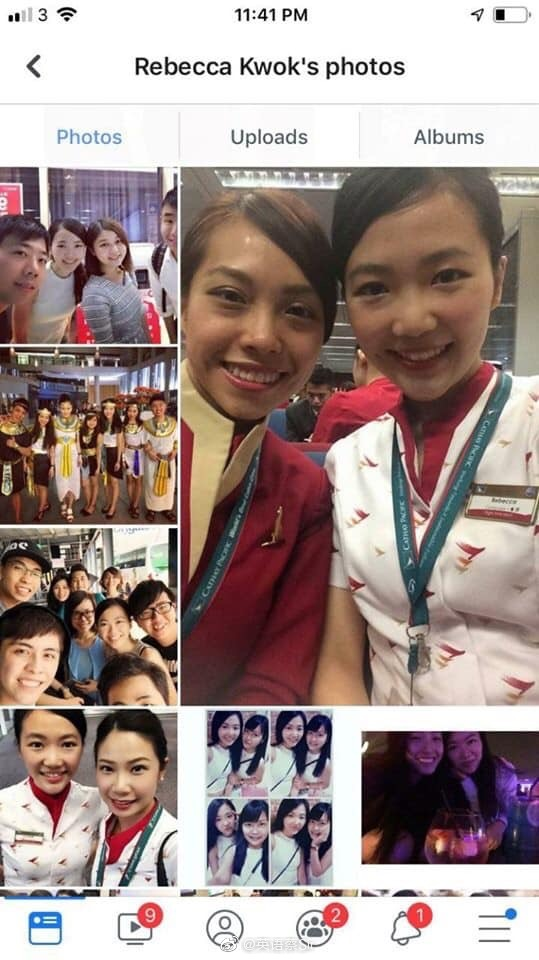
#> input picture resources/zhengjianzhaoshibie11.jpg, 539 x 960 px, found by its file name
$ python '09-Haar_adaboost人脸识别.py'
#> lines starting #> are read from the running program, lines starting #| are printed output that depends on the picture; after the words box and inside, x2 and y2 are one past the last pixel; in counts of white or black regions, pixels touching at a corner belong together
import cv2
import numpy as np

face_xml = cv2.CascadeClassifier('c:/Users/admin/Desktop/dll/resources/haarcascade_frontalface_default.xml')
eye_xml = cv2.CascadeClassifier('c:/Users/admin/Desktop/dll/resources/haarcascade_eye.xml')

# load img

# imgFn = 'C:/Users/admin/Desktop/dll/resources/image_%02d.jpg' % 1
imgFn = 'C:/Users/admin/Desktop/dll/resources/zhengjianzhaoshibie11.jpg'
img = cv2.imread(imgFn)
#> img is the input picture: shape (960, 539, 3); mean B, G, R 140.4, 144.1, 162.3
cv2.imshow('img', img)

# haar gray
gray = cv2.cvtColor(img, cv2.COLOR_BGR2GRAY)
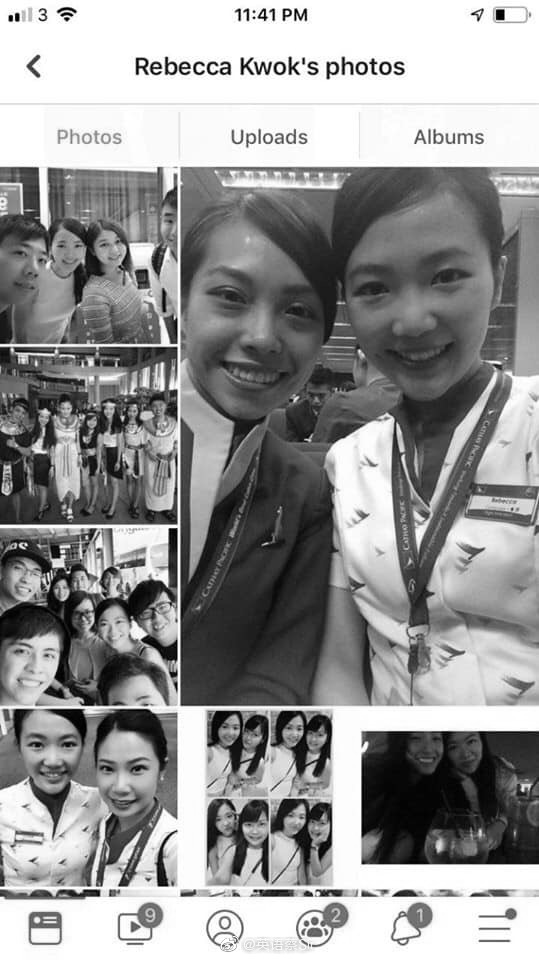
#> gray: shape (960, 539); min 0, max 255, mean 149.2

# detect
faces = face_xml.detectMultiScale(gray, 1.3, 5)  # 灰度图
#> faces = [[88, 225, 48, 48], [8, 631, 59, 59], [4, 235, 58, 58], [11, 714, 81, 81], [82, 737, 84, 84], [166, 232, 186, 186], [316, 206, 196, 196]]
print('face = ', len(faces))
#| face =  7

# draw
for (x, y, w, h) in faces:
    cv2.rectangle(img, (x, y), (x + w, y + h), (255, 0, 0), 2)
    roi_face = gray[y:y+h, x:x+w]
    roi_color = img[y:y+h, x:x+w]
    eyes = eye_xml.detectMultiScale(roi_face)
    print('eyes = ', len(eyes))
    for (eX, eY, eW, eH) in eyes:
        cv2.rectangle(roi_color, (eX, eY), (eX + eW, eY + eH), (0, 255, 0), 2)
#> this loop made 7 passes
#> (x, y, w, h, eyes) on passes 2 to 6: (8, 631, 59, 59, [[1, 10, 20, 20], [25, 13, 24, 24]]), (4, 235, 58, 58, [[5, 7, 22, 22]]), (11, 714, 81, 81, [[13, 19, 24, 24], [45, 21, 21, 21]]), (82, 737, 84, 84, [[13, 19, 25, 25], [43, 20, 23, 23]]), (166, 232, 186, 186, [[109, 60, 42, 42], [36, 40, 52, 52]])
#| eyes =  0
#| eyes =  2
#| eyes =  1
#| eyes =  2
#| eyes =  2
#| eyes =  2
#| eyes =  4
#> pass 1, `roi_face = gray[y:y+h, x:x+w]`:
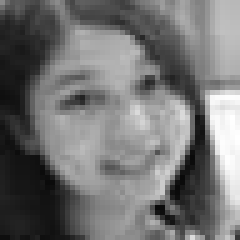
#> roi_face: shape (48, 48) (shown 5 times larger); min 9, max 255, mean 115
#> pass 1, `roi_color = img[y:y+h, x:x+w]`:
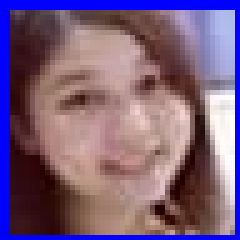
#> roi_color: shape (48, 48, 3) (shown 5 times larger); mean B, G, R 125.8, 94.8, 122.2
#> pass 2, `roi_color = img[y:y+h, x:x+w]`:
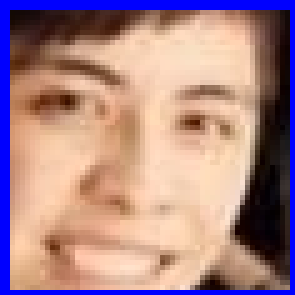
#> roi_color: shape (59, 59, 3) (shown 5 times larger); mean B, G, R 135.4, 133.1, 169.1
#> after the loop:
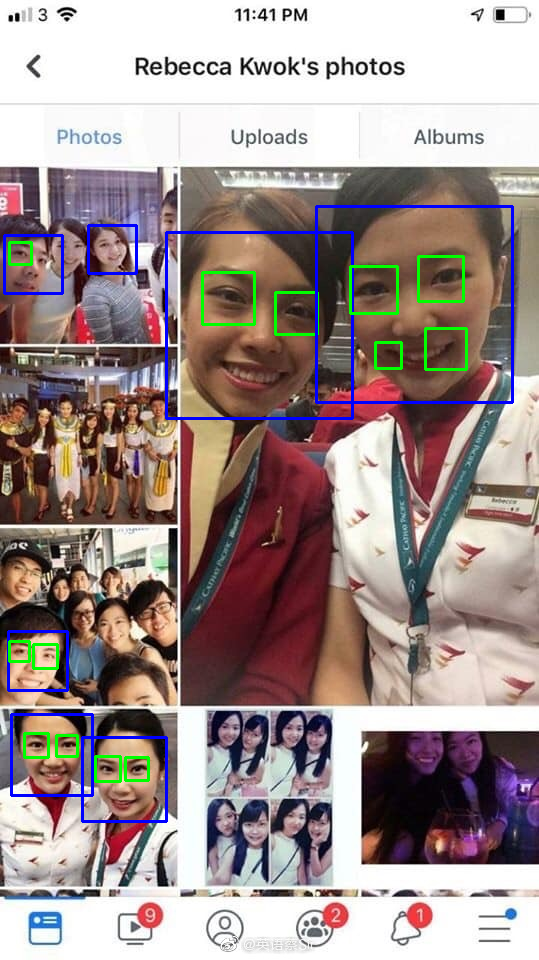
#> img: shape (960, 539, 3); 2.55% of pixels changed, all inside (x1, y1, x2, y2) = (3, 205, 514, 823)
#> after the loop:
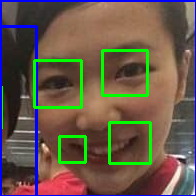
#> roi_color: shape (196, 196, 3); mean B, G, R 74.5, 88.5, 103.4
#> after the loop:
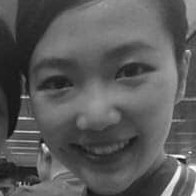
#> roi_face: shape (196, 196); min 2, max 254, mean 90.6

cv2.imshow('dst', img)
cv2.waitKey(0)

$ run again, with resources/zhengjianzhaoshibie01.jpg copied over resources/zhengjianzhaoshibie11.jpg
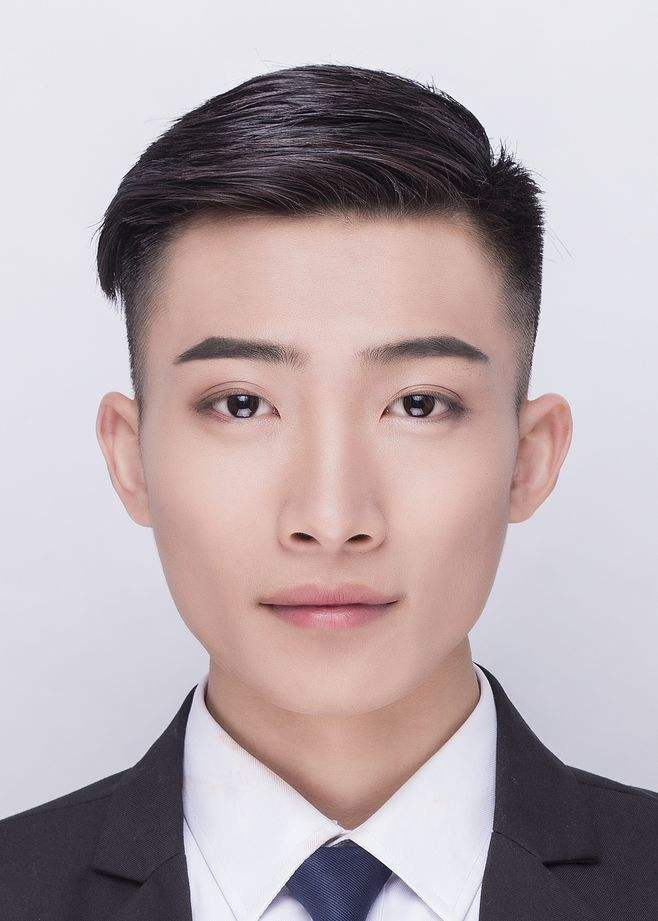
#> input picture resources/zhengjianzhaoshibie01.jpg, 658 x 921 px, found by its file name
#> img is the input picture: shape (921, 658, 3); mean B, G, R 172.9, 168.7, 182.4
#> `gray = cv2.cvtColor(img, cv2.COLOR_BGR2GRAY)`:
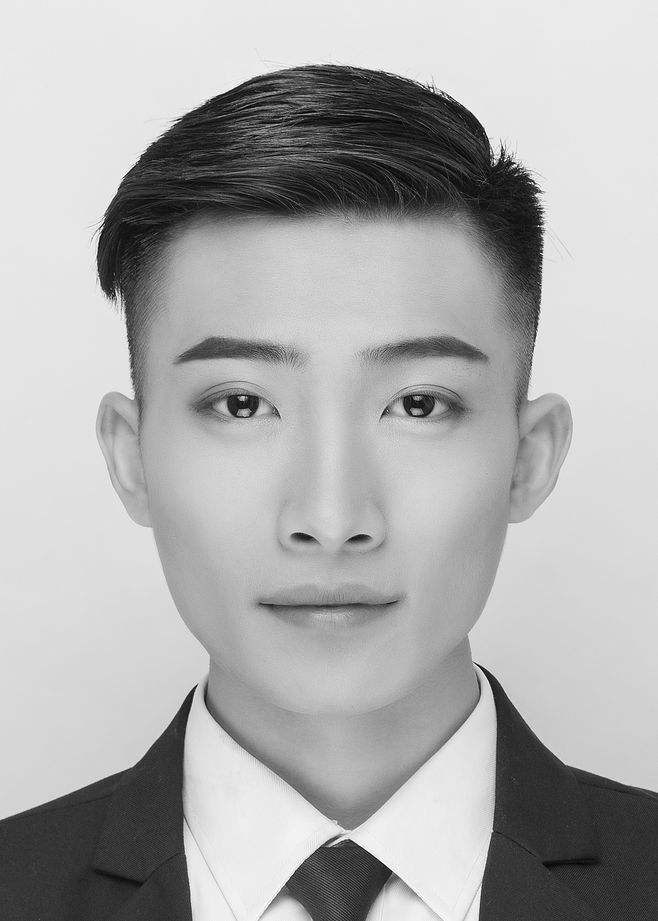
#> gray: shape (921, 658); min 0, max 255, mean 173.2
#> faces = [[75, 201, 514, 514]]
#| face =  1
#> the loop `for (x, y, w, h) in faces:` made 1 pass
#> (printed output is left out)
#> after the loop `for (x, y, w, h) in faces:`:
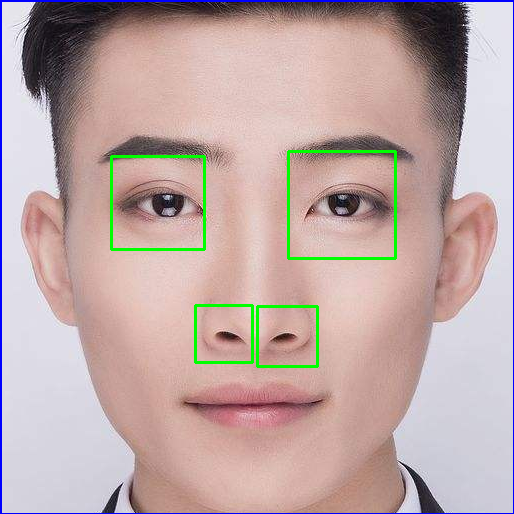
#> roi_color: shape (514, 514, 3); mean B, G, R 165.9, 168.1, 189.4

$ run again, with resources/zhengjianzhaoshibie03.jpg copied over resources/zhengjianzhaoshibie11.jpg
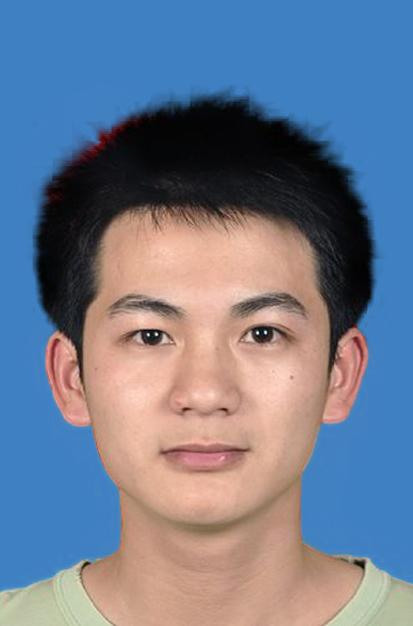
#> input picture resources/zhengjianzhaoshibie03.jpg, 413 x 626 px, found by its file name
#> img is the input picture: shape (626, 413, 3); mean B, G, R 143.4, 122.9, 112.4
#> faces = [[60, 221, 292, 292]]
#| face =  1
#> the loop `for (x, y, w, h) in faces:` made 1 pass
#> (x, y, w, h, eyes) on pass 1: (60, 221, 292, 292, [[170, 85, 60, 60], [109, 174, 30, 30], [57, 86, 61, 61]])
#> (printed output is left out)
#> after the loop `for (x, y, w, h) in faces:`:
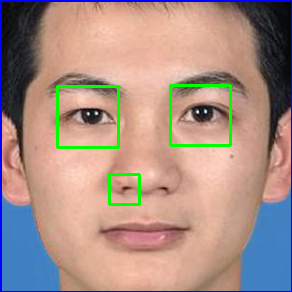
#> roi_color: shape (292, 292, 3); mean B, G, R 134.9, 143.8, 168.7
